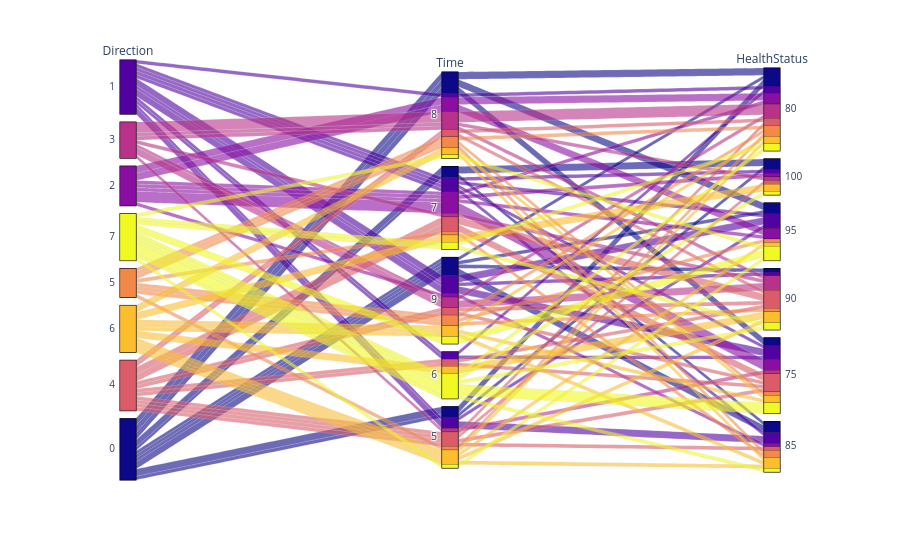

The code cell stored with this chart in its notebook:
### Code cell
import pandas as pd
import numpy as np
import plotly.express as px

start = int(input("Enter a starting number:"))
end = int(input("Enter an ending number:"))
new_data3 = new_data2.iloc[start:end+1, :]

fig = px.parallel_categories(new_data3, color = "Direction") #color_continuous_scale=["red", "green", "blue"]
fig.update_coloraxes(showscale=False)
fig.show()

# north - 0, south - 1, east - 2, west - 3, northwest - 4, southwest - 5, northeast - 6, southeast - 7

### Figure 1 — Plotly figure (JSON) as saved in the notebook; plotly's stock layout.template omitted (floating-point values rounded to 4 significant figures)
{"data": [{"dimensions": [{"label": "Direction", "values": [1, 3, 2, 7, 3, 3, 1, 5, 2, 2, 6, 4, 7, 4, 0, 0, 3, 3, 4, 5, 6, 6, 3, 0, 0, 2, 1, 0, 6, 1, 4, 2, 6, 1, 7, 7, 3, 4, 0, 1, 5, 5, 2, 7, 0, 5, 3, 0, 1, 4, 4, 0, 1, 1, 4, 5, 0, 6, 7, 2, 1, 2, 6, 4, 6, 0, 7, 0, 6, 7, 4, 4, 2, 0, 7, 4, 0, 4, 6, 6, 7, 4, 5, 1, 3, 7, 1, 1, 6, 0, 0, 5, 2, 3, 1, 1, 2, 6, 0, 7, 7]}, {"label": "Time", "values": [8, 8, 7, 9, 9, 8, 6, 9, 7, 8, 9, 6, 6, 9, 9, 5, 5, 9, 9, 8, 9, 8, 7, 7, 9, 8, 5, 5, 7, 9, 5, 7, 7, 6, 6, 6, 8, 5, 8, 5, 9, 8, 7, 9, 8, 9, 8, 8, 7, 8, 7, 9, 9, 9, 7, 7, 5, 5, 6, 8, 5, 9, 6, 8, 5, 7, 6, 9, 5, 8, 7, 7, 7, 8, 7, 5, 9, 5, 8, 5, 7, 6, 5, 7, 9, 6, 7, 9, 9, 8, 7, 8, 8, 8, 7, 9, 7, 6, 8, 6, 5]}, {"label": "HealthStatus", "values": [80, 80, 100, 95, 90, 90, 75, 90, 95, 80, 75, 75, 80, 90, 85, 80, 75, 80, 75, 75, 80, 75, 90, 100, 85, 80, 85, 80, 100, 95, 85, 80, 100, 80, 75, 90, 80, 80, 75, 95, 95, 80, 75, 95, 95, 80, 100, 95, 95, 80, 75, 90, 75, 95, 75, 85, 100, 95, 85, 95, 85, 85, 90, 90, 90, 85, 100, 80, 85, 95, 90, 90, 75, 80, 80, 75, 95, 100, 85, 80, 90, 90, 80, 85, 90, 75, 100, 75, 85, 80, 100, 85, 95, 80, 75, 90, 75, 90, 75, 75, 95]}], "domain": {"x": [0, 1], "y": [0, 1]}, "line": {"color": [1, 3, 2, 7, 3, 3, 1, 5, 2, 2, 6, 4, 7, 4, 0, 0, 3, 3, 4, 5, 6, 6, 3, 0, 0, 2, 1, 0, 6, 1, 4, 2, 6, 1, 7, 7, 3, 4, 0, 1, 5, 5, 2, 7, 0, 5, 3, 0, 1, 4, 4, 0, 1, 1, 4, 5, 0, 6, 7, 2, 1, 2, 6, 4, 6, 0, 7, 0, 6, 7, 4, 4, 2, 0, 7, 4, 0, 4, 6, 6, 7, 4, 5, 1, 3, 7, 1, 1, 6, 0, 0, 5, 2, 3, 1, 1, 2, 6, 0, 7, 7], "coloraxis": "coloraxis"}, "name": "", "type": "parcats"}], "layout": {"autosize": true, "coloraxis": {"colorbar": {"title": {"text": "Direction"}}, "colorscale": [[0, "#0d0887"], [0.1111, "#46039f"], [0.2222, "#7201a8"], [0.3333, "#9c179e"], [0.4444, "#bd3786"], [0.5556, "#d8576b"], [0.6667, "#ed7953"], [0.7778, "#fb9f3a"], [0.8889, "#fdca26"], [1, "#f0f921"]], "showscale": false}, "legend": {"tracegroupgap": 0}, "margin": {"t": 60}}}
